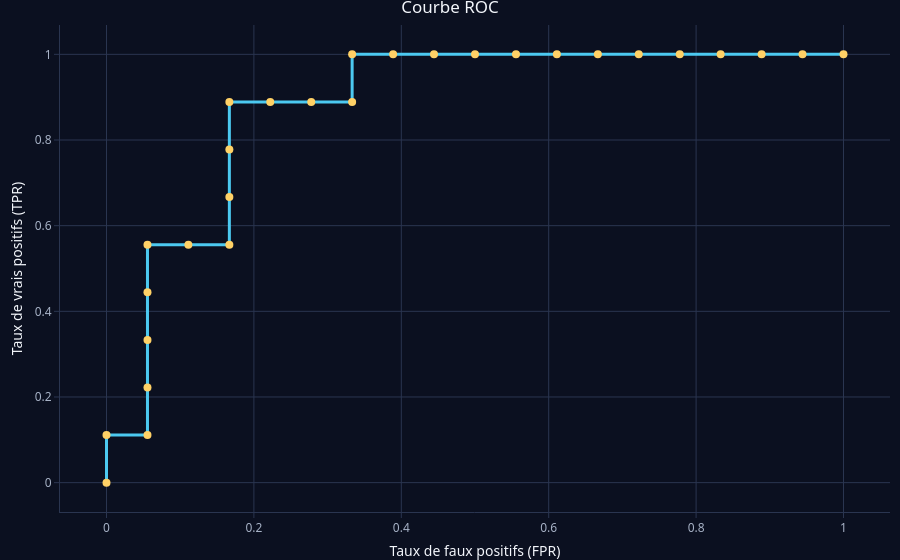

The notebook cell saved with this chart:
### Code cell
fpr <- c(0, tab$FPR); tpr <- c(0, tab$TPR)   # on part de (0,0)
plot_ly() %>%
  add_trace(x = fpr, y = tpr, type = "scatter", mode = "lines+markers",
            line = list(shape = "hv", width = 3, color = pick_color(0)),
            marker = list(size = 8, color = pick_color(2)), name = "Modele evalue") %>%
  layout(title = "Courbe ROC",
         xaxis = list(title = "Taux de faux positifs (FPR)"),
         yaxis = list(title = "Taux de vrais positifs (TPR)")) %>%
  apply_dark_theme()

### Figure 1 — Plotly figure (JSON) as saved in the notebook; plotly's stock layout.template omitted (floating-point values rounded to 4 significant figures)
{"data": [{"error_x": {"color": "rgba(76,201,240,1)"}, "error_y": {"color": "rgba(76,201,240,1)"}, "line": {"color": "#4cc9f0", "shape": "hv", "width": 3}, "marker": {"color": "#ffd166", "line": {"color": "rgba(76,201,240,1)"}, "size": 8}, "mode": "lines+markers", "name": "Modele evalue", "type": "scatter", "x": [0, 0, 0.0556, 0.0556, 0.0556, 0.0556, 0.0556, 0.1111, 0.1667, 0.1667, 0.1667, 0.1667, 0.2222, 0.2778, 0.3333, 0.3333, 0.3889, 0.4444, 0.5, 0.5556, 0.6111, 0.6667, 0.7222, 0.7778, 0.8333, 0.8889, 0.9444, 1], "xaxis": "x", "y": [0, 0.1111, 0.1111, 0.2222, 0.3333, 0.4444, 0.5556, 0.5556, 0.5556, 0.6667, 0.7778, 0.8889, 0.8889, 0.8889, 0.8889, 1, 1, 1, 1, 1, 1, 1, 1, 1, 1, 1, 1, 1], "yaxis": "y"}], "layout": {"colorway": ["#4cc9f0", "#ff6b6b", "#ffd166", "#80ed99", "#c77dff", "#f4a261", "#90e0ef", "#e9c46a"], "font": {"color": "#f3f6fb", "family": "Segoe UI, Arial"}, "hoverlabel": {"bgcolor": "#121a2b", "font": {"color": "#f3f6fb"}}, "hovermode": "closest", "legend": {"bgcolor": "rgba(0,0,0,0)", "font": {"color": "#f3f6fb"}}, "margin": {"b": 40, "l": 60, "r": 10, "t": 25}, "paper_bgcolor": "#0b1020", "plot_bgcolor": "#0b1020", "showlegend": false, "title": "Courbe ROC", "xaxis": {"automargin": true, "domain": [0, 1], "gridcolor": "#2a3550", "linecolor": "#2a3550", "tickcolor": "#2a3550", "tickfont": {"color": "#a8b3c7"}, "title": "Taux de faux positifs (FPR)", "zerolinecolor": "#2a3550"}, "yaxis": {"automargin": true, "domain": [0, 1], "gridcolor": "#2a3550", "linecolor": "#2a3550", "tickcolor": "#2a3550", "tickfont": {"color": "#a8b3c7"}, "title": "Taux de vrais positifs (TPR)", "zerolinecolor": "#2a3550"}}}
